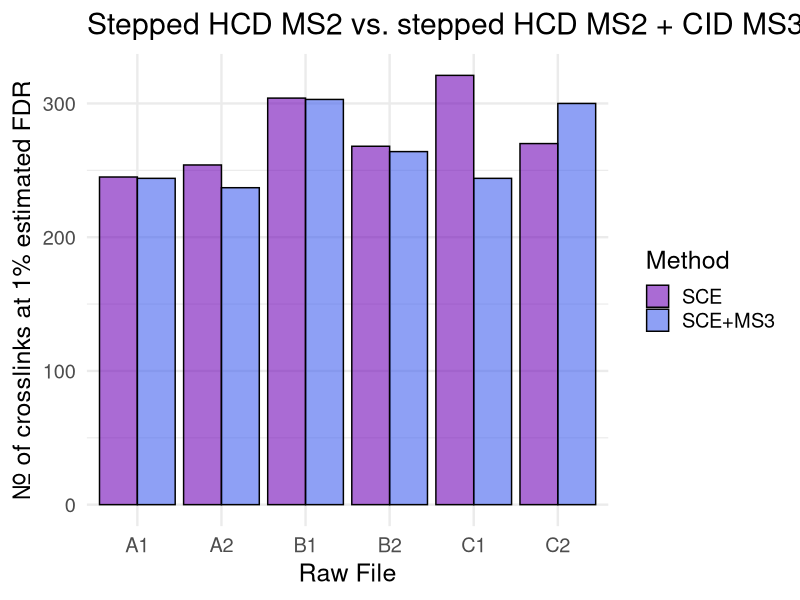

Reproduce this figure in R.
library(tidyverse)

SCE = c(245, 254, 304, 268, 321, 270)
MS3 = c(244, 237, 303, 264, 244, 300)

values <- c(SCE, MS3)
Method <- c(rep("SCE", 6), rep("SCE+MS3", 6))
groups <- c("A1", "A2", "B1", "B2", "C1", "C2", "A1", "A2", "B1", "B2", "C1", "C2")

data <- data.frame(values, Method, groups)

ggplot(data, aes(fill = Method, y = values, x = groups)) + 
  geom_bar(position="dodge", color = "black", stat="identity") +
  scale_fill_manual(values = alpha(c("#7209B7", "#4361EE"), 0.6),
                    labels = c("SCE", "SCE+MS3")) +
  xlab("Raw File") +
  ylab("Nr. of crosslinks at 1% estimated FDR") +
  ggtitle("Stepped HCD MS2 vs. stepped HCD MS2 + CID MS3") +
  theme_minimal(base_size = 18)
